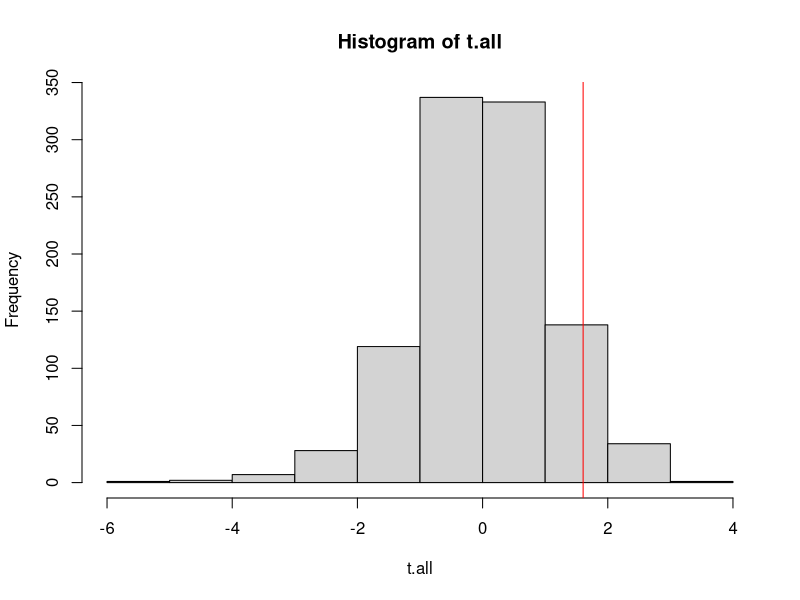
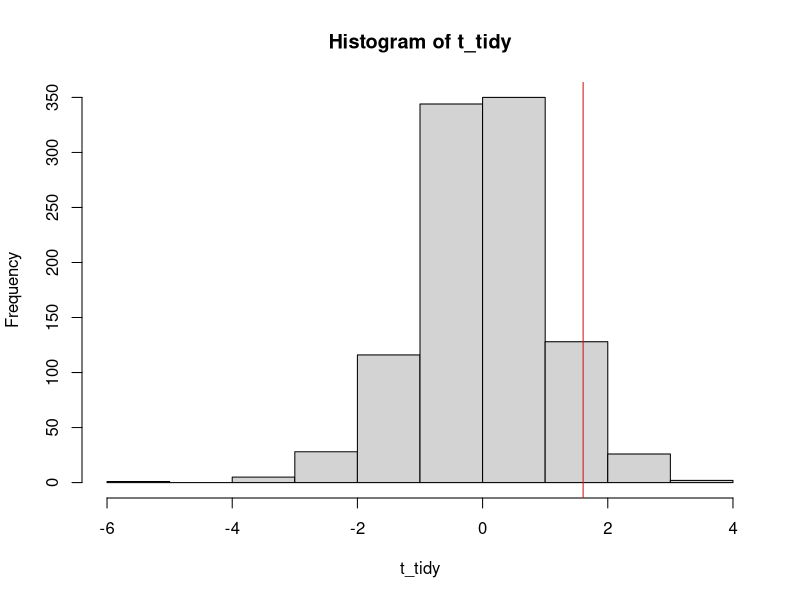

The R script that drew these images, in order:
## ---- chunk 1
knitr::opts_chunk$set(echo = TRUE)
## ---- chunk 2
library(rsample) # permutation testing with tidymodels
library(purrr)
library(dplyr)
library(coin) # "traditional" nonparametric test
## ---- chunk 3
# Example from ?wilcox.test
placenta <- data.frame(
    group = c(rep("natural", 10), rep("terminated", 5))
  , permeability = c(0.80, 0.83, 1.89, 1.04, 1.45, 1.38, 1.91, 1.64, 0.73, 1.46, 1.15, 0.88, 0.90, 0.74, 1.21)
)
## ---- chunk 4
t.obs <- t.test(permeability ~ group, 
                data = placenta, 
                var.equal = TRUE)$statistic  # observed t-statistic
## ---- chunk 5
  # initialize the vector of resampled t-statistics
  print(placenta)  

  # Set up data frame to resample from
  resampled_placenta <- placenta

  set.seed(102) # reproducibility
    # Randomly reorder permeability by
    # Sampling without replacement from the response variable
  resampled_placenta$permeability <- sample(placenta$permeability)

  print(resampled_placenta)
## ---- chunk 6
  # initialize the vector of resampled t-statistics
  B <- 999 # usually 10^b - 1 so we have 10^b total t-statistics
  t.star <- numeric(B)  # B 0's
  
  # Set up data frame to resample from
  resampled_placenta <- placenta

  set.seed(102) # reproducibility
  for (i in 1:B){
    
    # Randomly reorder permeability by
    # Sampling without replacement from the response variable
    resampled_placenta$permeability <- sample(placenta$permeability)
    
    # get the new t-statistic
    t.star[i] <- t.test(permeability ~ group,
                        data = resampled_placenta,
                        var.equal = TRUE)$statistic  
    }
## ---- chunk 7
t.all <- c(t.obs, t.star) 
hist(t.all)
abline(v = t.obs, col = "red")
## ---- chunk 8
p.left <- mean(t.all <= t.obs)
p.right <- mean(t.all >= t.obs)
p.two.sided <- 2*min(p.left, p.right)

print(c("p.left" = p.left, 
        "p.right" = p.right, 
        "p.two.sided" = p.two.sided)
)

# compare to two-sided p-value with t-test
2*pt(t.obs, df = nrow(placenta) - 2, lower.tail = FALSE)
## ---- chunk 9
placenta_t <- function(split){
  
  resample <- analysis(split)
  
  resample_t <- t.test(permeability ~ group, data = resample, var.equal = TRUE)$statistic
  
  return(resample_t)
}
## ---- chunk 10
set.seed(15698)
placenta_permuted <- permutations(placenta, 
                                  permute = permeability,
                                  times = 999,
                                  apparent = TRUE)
## ---- chunk 11
t_tidy <- map_dbl(
  placenta_permuted$splits,
  placenta_t
)
## ---- chunk 12
hist(t_tidy)
# the last split is the original split
t_obs <- t_tidy[1000]
abline(v = t_obs, col = "red")
## ---- chunk 13

p_left_tidy <- mean(t_tidy <= t_obs)
p_right_tidy <- mean(t_tidy >= t_obs)
p_two_sided_tidy <- 2*min(p_left_tidy, p_right_tidy)

print(c("p_left" = p_left_tidy, 
        "p_right" = p_right_tidy, 
        "p_two_sided" = p_two_sided_tidy)
)

## ---- chunk 14
placenta <- placenta |>
  mutate(group = factor(group, levels = c("natural", "terminated")))

wilcox_test(permeability ~ group, data = placenta, 
            alternative = "greater", 
            distribution = "exact")
## ---- chunk 15
wilcox_test(permeability ~ group, data = placenta, 
            alternative = "greater", 
            distribution = "exact") |>
  statistic("linear")
